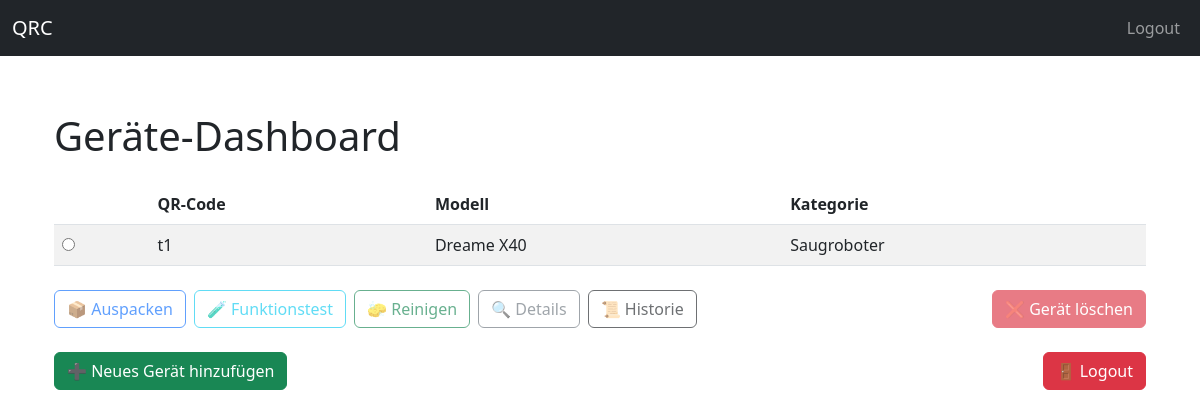
Before: /benutzer/dashboard (signed in) with the older database file.
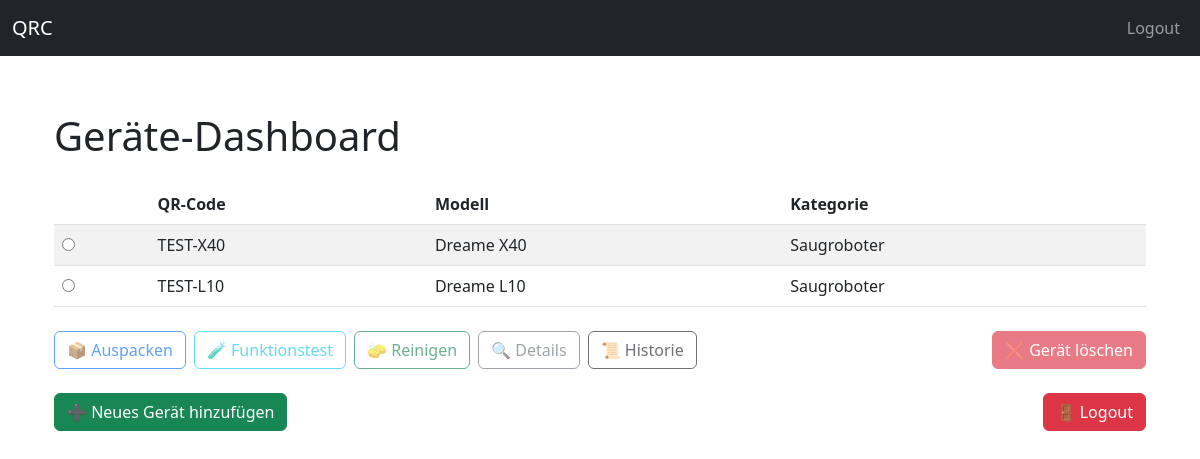
After: the same page with the newer database file.
### models/geraet_db.py (models this page shows)
class Geraet(db.Model):
    __tablename__ = "geraete"
    id = db.Column(db.Integer, primary_key=True)
    qrcode = db.Column(db.String, unique=True, nullable=False)
    modell_id = db.Column(db.Integer, db.ForeignKey("modell.id"), nullable=False)
    zustand_id = db.Column(db.Integer, db.ForeignKey("zustaende.id"), nullable=False)
    benutzer_id = db.Column(db.Integer, db.ForeignKey("benutzer.id"), nullable=False)
    modell = db.relationship("Modell", back_populates="geraete")
    zustand = db.relationship("Zustand")
    benutzer = db.relationship("Benutzer", backref="geraete")
    historie = db.relationship("Historie", backref="geraet", lazy=True)
    module = db.relationship("Modul", back_populates="geraet", cascade="all, delete-orphan")
    teile = db.relationship("Teil", back_populates="geraet")

### models/modell_db.py (models this page shows, shortened)
class Modell(db.Model):
    __tablename__ = "modell"
    id = db.Column(db.Integer, primary_key=True, index=True)
    name = db.Column(db.String(100), unique=True, nullable=False, index=True)
    kategorie_id = db.Column(db.Integer, db.ForeignKey("kategorie.id"), nullable=False)
    kategorie = db.relationship("Kategorie", back_populates="modelle")
    geraete = db.relationship("Geraet", back_populates="modell")
    module = db.relationship(Modul, back_populates="modell", cascade="all, delete-orphan")

### models/kategorie_db.py (models this page shows, shortened)
class Kategorie(db.Model):
    __tablename__ = "kategorie"
    id = db.Column(db.Integer, primary_key=True)
    name = db.Column(db.String(100), nullable=False, unique=True)
    modelle = db.relationship("Modell", back_populates="kategorie", lazy=True)

### app/routes/benutzer_routes.py (the view)
@benutzer_bp.route("/benutzer/dashboard")
@login_required
def dashboard():
    geraete = (
        GeraetDB.query
        .filter_by(benutzer_id=current_user.id)
        .order_by(GeraetDB.id.desc())  # sortiert nach zuletzt erstelltem Gerät
        .all()
    )
    return render_template("dashboard.html", geraete=geraete)

### app/app.py (called while the page is built)
@login_manager.user_loader
def load_user(user_id):
    return Benutzer.query.get(int(user_id))

### models/benutzer_db.py (called while the page is built)
    @property
    def ist_admin(self):
        return self.rolle == "admin"

### app/templates/dashboard.html (shortened to what this page needs)
{% extends "base.html" %}
{% block content %}
<div class="container mt-5">
  <h1 class="mb-4">Geräte-Dashboard</h1>
  {% if geraete %}
  <div id="geraeteForm">
    <table class="table table-striped align-middle">
      <thead>
        <tr>
          <th></th>
          <th>QR-Code</th>
          <th>Modell</th>
          <th>Kategorie</th>
        </tr>
      </thead>
      <tbody>
        {% for geraet in geraete %}
        <tr>
          <td>
            <input type="radio" name="geraet_id" value="{{ geraet.id }}" data-qrcode="{{ geraet.qrcode }}">
          </td>
          <td>{{ geraet.qrcode }}</td>
          <td>{{ geraet.modell.name }}</td>
          <td>{{ geraet.modell.kategorie.name }}</td>
        </tr>
        {% endfor %}
      </tbody>
    </table>
    <div class="d-flex gap-2 mt-4 flex-wrap justify-content-between">
      <div class="d-flex gap-2 flex-wrap">
        <a id="btn-auspacken" href="#" class="btn btn-outline-primary disabled">📦 Auspacken</a>
        <a id="btn-funktion" href="#" class="btn btn-outline-info disabled">🧪 Funktionstest</a>
        <a id="btn-reinigen" href="#" class="btn btn-outline-success disabled">🧽 Reinigen</a>
        <a id="btn-details" href="#" class="btn btn-outline-secondary disabled">🔍 Details</a>
        <a id="btn-historie" href="#" class="btn btn-outline-dark disabled">📜 Historie</a>
      </div>
      {% if current_user.ist_admin %}
      <form id="loeschenForm" method="POST" action="#" class="d-inline">
        <button id="btn-loeschen" type="submit" class="btn btn-danger disabled" onclick="return confirm('Gerät wirklich löschen?');">❌ Gerät löschen</button>
      </form>
      {% endif %}
    </div>
  </div>
  {% else %}
    <div class="alert alert-info">
      Noch keine Geräte vorhanden.
    </div>
  {% endif %}
  <div class="mt-4">
    <a href="{{ url_for('geraete.geraet_neu') }}" class="btn btn-success">➕ Neues Gerät hinzufügen</a>
    <a href="{{ url_for('login.logout') }}" class="btn btn-danger float-end">🚪 Logout</a>
  </div>
</div>
{% endblock %}

### app/templates/base.html (shortened to what this page needs)
<!doctype html>
<html lang="de">
  <head>
    <link href="https://cdn.jsdelivr.net/npm/bootstrap@5.3.0/dist/css/bootstrap.min.css" rel="stylesheet">
  </head>
  <body>
    <nav class="navbar navbar-expand-lg navbar-dark bg-dark fixed-top">
      <div class="container-fluid">
        <a class="navbar-brand" href="#">QRC</a>
        <div class="collapse navbar-collapse">
          <ul class="navbar-nav ms-auto">
            <li class="nav-item">
              <a class="nav-link" href="{{ url_for('login.logout') }}">Logout</a>
            </li>
          </ul>
        </div>
      </div>
    </nav>
    <main class="container mt-5">
      {% block content %}
      {% endblock %}
    </main>
  </body>
</html>

### app/templates/base.html (style rules this page uses)
body { padding-top: 4rem; }

Changed rows visible on the page:
added Geraet: qrcode "TEST-X40", modell.name "Dreame X40", modell.kategorie.name "Saugroboter"
changed Geraet: qrcode "t1" → "TEST-L10"; modell.name "Dreame X40" → "Dreame L10"
